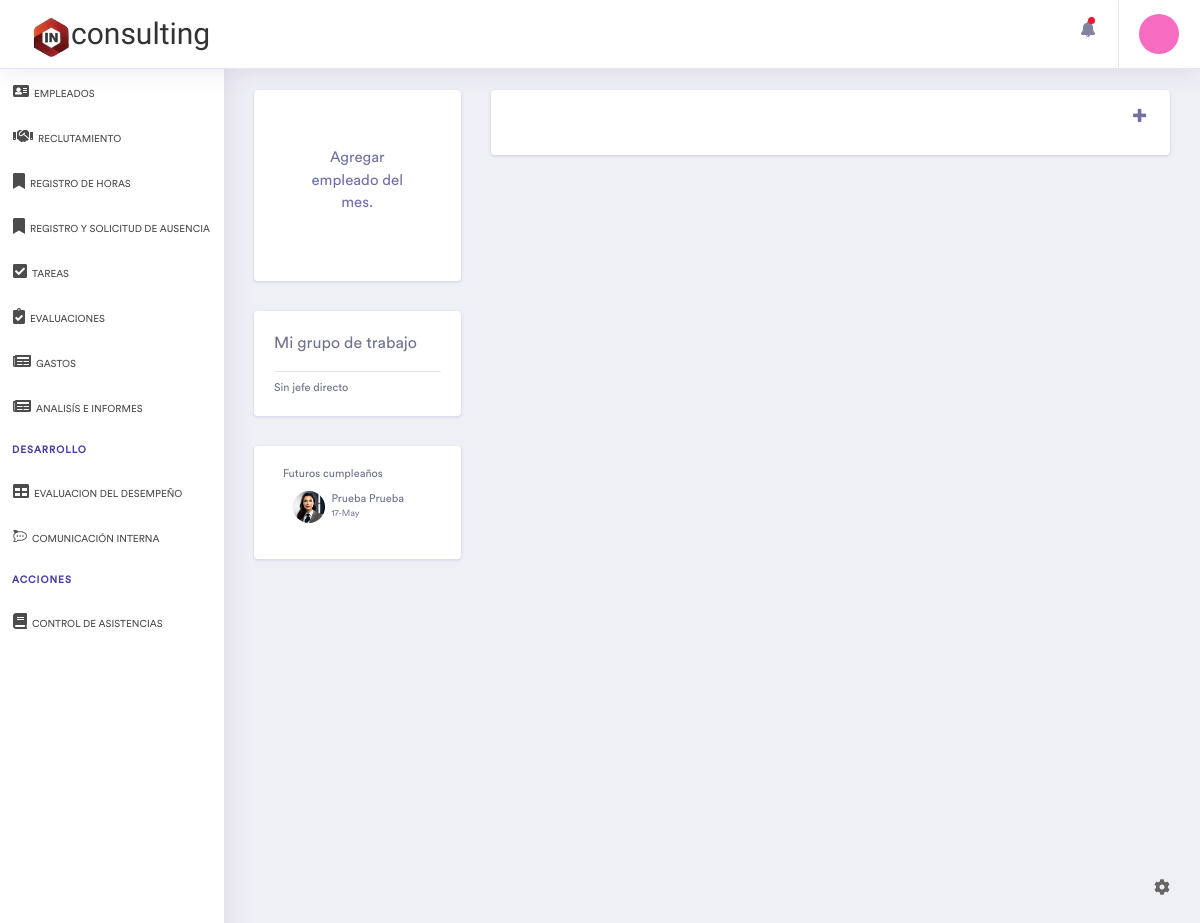
/ (signed in), run on an earlier commit of the app's database.
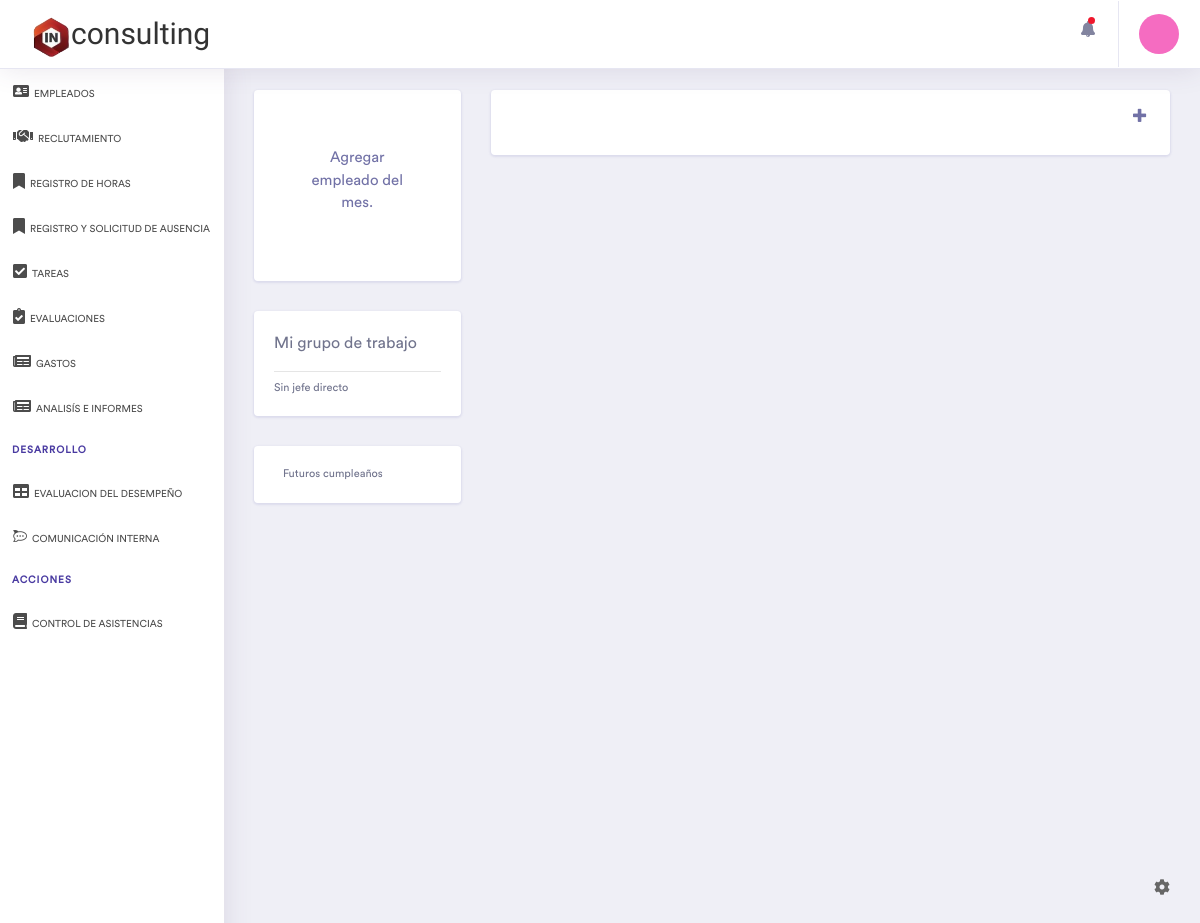
And on a later commit of the database.
### tables this page shows
CREATE TABLE IF NOT EXISTS `empleados` (
  `idEmpleados` int(11) NOT NULL AUTO_INCREMENT,
  `name` varchar(45) NOT NULL,
  `lastname` varchar(45) NOT NULL,
  `genero` varchar(1) NOT NULL,
  `fNac` date NOT NULL,
  `phone` varchar(15) NOT NULL,
  `email` varchar(45) NOT NULL,
  `password` text NOT NULL,
  `identificacion` varchar(45) NOT NULL,
  `CURP` varchar(20) NOT NULL,
  `NSS` varchar(15) NOT NULL,
  `RFC` varchar(15) NOT NULL,
  `street` varchar(45) NOT NULL,
  `numE` varchar(5) NOT NULL,
  `numI` varchar(5) DEFAULT NULL,
  `colonia` varchar(45) NOT NULL,
  `CP` varchar(8) NOT NULL,
  `municipio` varchar(30) NOT NULL,
  `estado` varchar(45) NOT NULL,
  `status` int(1) NOT NULL DEFAULT 1,
  `fecha_contratado` timestamp NOT NULL DEFAULT current_timestamp(),
  `cambio_password` int(11) NOT NULL DEFAULT 0,
  PRIMARY KEY (`idEmpleados`)
);

### controller/plantilla.controlador.php (called while the page is built)
<?php
Class ControladorPlantilla{
	public function ctrTraerPlantilla(){
		include "view/plantilla.php";
	}
}

### index.php (called while the page is built, shortened)
<?php
require_once "controller/plantilla.controlador.php";
require_once "controller/formularios.controlador.php";
require_once "model/modelo.empleados.php";
require_once "controller/controlador.empleados.php";
$plantilla = new ControladorPlantilla();
$plantilla -> ctrTraerPlantilla();

### controller/controlador.empleados.php (called while the page is built, shortened)
<?php
class ControladorEmpleados{
	static public function ctrFechaNacimiento(){
		$tabla = 'empleados';
		$fechaNacimiento = ModeloEmpleados::mdlFechaNacimiento($tabla);
		return $fechaNacimiento;
	}
}

### model/conexion.php (called while the page is built)
<?php
class Conexion{
  static public function conectar(){
    $link = new PDO("mysql:host=localhost;dbname=inrh",
                  "root",
                  "");
    $link->exec("set names utf8");
    return $link;
  }
}

### model/modelo.empleados.php (called while the page is built, shortened)
<?php
require_once "conexion.php";
class ModeloEmpleados{
	static public function mdlFechaNacimiento($tabla){
		$sql = "SELECT * FROM $tabla
				WHERE DATE_FORMAT(fNac, '%m-%d')
				BETWEEN DATE_FORMAT(CURDATE(), '%m-%d')
				AND DATE_FORMAT(DATE_ADD(CURDATE(), INTERVAL 30 DAY), '%m-%d')";
		$stmt = Conexion::conectar()->prepare($sql);
		$stmt->execute();
		return $stmt->fetchAll();
	}
}

### view/pages/modulos/EmpleadoMes.php (the view, shortened to what this page needs)
<?php
$empleadoMes = ControladorFormularios::ctrSeleccionarEmpleadoMes();
$fotoEmpleado = ControladorFormularios::ctrVerFotos("Empleados_idEmpleados", $empleadoMes['idEmpleados']);
?>
<?php if (isset($empleadoMes['name'])): ?>
	<?php $datosPublicante = ControladorEmpleados::ctrVerEmpleados("idEmpleados", $empleadoMes['Publicado_idEmpleados']);  ?>
<div class="row">
	<div id="form-result"></div>
	<div class="col-12">
		<div class="float-left m-0">
			<p class="titulo-sup m-0"><?php echo $datosPublicante['name']." ".$datosPublicante['lastname'] ?></p>
			<p class="subtitulo-sup m-0" id="tiempo-transcurrido"></p>
		</div>
		<div class="float-right m-0">
			<p class="titulo-sup m-0">
				<button type="button"
					class="btn-outline-light boton"
					data-toggle="modal"
					data-target="#Empleado">
					<i class="fas fa-edit"></i>
				</button>
			</p>
		</div>
	</div>
	<div class="col-12 mb-0 pb-0">
		<div class="center-all cursor-pointer">
			<div class="widget-container widget-mb-10px pb-3">
				<?php if (isset($fotoEmpleado['namePhoto'])): ?>
					<img src="view/fotos/thumbnails/<?php echo $fotoEmpleado['namePhoto'] ?>"
				<?php else: ?>
					<?php if ($empleadoMes['genero']==1): ?>
						<img src="assets/images/Ejecutivo.webp"
					<?php else: ?>
						<img src="assets/images/Ejecutiva.webp"
					<?php endif ?>
				<?php endif ?>
				size="large" alt="User Avatar" class="rounded-circle user-avatar-xl2 arriba mt-2">
				<img src="assets/images/appreciation.svg" alt="Winner" class="abajo">
			</div>
			<h3 class="in-text"><?php echo $empleadoMes['name']." ".$empleadoMes['lastname'] ?></h3>
		</div>
		<div class="card-into-card rounded">
			<?php echo $empleadoMes['mensaje']; ?>
		</div>
	</div>
</div>
<?php else: ?>
<div class="row">
	<div class="col-12">
	</div>
	<div class="col-12 mb-0 pb-0">
		<div class="center-all cursor-pointer">
			<div class="widget-container widget-mb-10px p-5">
				<button class="btn-outline-light boton"
					data-toggle="modal"
					data-target="#Empleado">
					Agregar empleado del mes.
				</button>
			</div>
		</div>
	</div>
</div>
<?php endif ?>

### view/pages/modulos/Birtday.php
<?php
$empleados = ControladorEmpleados::ctrFechaNacimiento(null, null);
?>
<div class="row">
	<div class="ml-4 pb-0">
		<div class="">
			<p class="titulo-sup m-0">Futuros cumpleaños</p>
				<?php foreach ($empleados as $key => $empleado): ?>
					<div class="widget-container pb-3">
							<div class="col-2">
						<?php if (isset($fotoEmpleado['namePhoto'])): ?>
							<img src="view/fotos/thumbnails/<?php echo $fotoEmpleado['namePhoto'] ?>"
						<?php else: ?>
							<?php if ($empleado['genero']==1): ?>
								<img src="assets/images/Ejecutivo.webp"
							<?php else: ?>
								<img src="assets/images/Ejecutiva.webp"
							<?php endif ?>
						<?php endif ?>
						size="large" alt="User Avatar" class="rounded-circle user-avatar-md2 mt-2">
							</div>
							<div class="col-10 pt-2 ml-2">
								<p class="titulo-sup mb-0"><?php echo $empleado['name']." ".$empleado['lastname'] ?></p>
								<p class="subtitulo-sup mt-0"><?php echo date("d-M", strtotime($empleado['fNac'])) ?></p>
							</div>
					</div>
				<?php endforeach ?>
		</div>
	</div>
</div>

What changed in the data, as far as the page shows it:
removed empleados: name "Prueba", lastname "Prueba", fNac "17-May"
